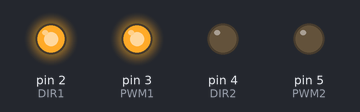
The sketch below on a simulated Arduino Uno, built with avr-gcc and run on an emulated ATmega328P. On the bench: output pins drawn as LEDs (lit = HIGH).

Above: at 0.1 s.
Timing chart, 0 to 1.6 s (numbered marks = the images above):
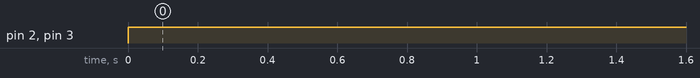

The sketch:

hi.ino
```cpp
#define DIR1 2
#define PWM1 3
#define DIR2 4
#define PWM2 5

void setup() {
  // put your setup code here, to run once:
  pinMode(DIR1, OUTPUT);
  pinMode(PWM1, OUTPUT);
  pinMode(DIR2, OUTPUT);
  pinMode(PWM2, OUTPUT);
}

void loop() {
  // put your main code here, to run repeatedly:
  Serial.println("working");
  digitalWrite(DIR1, HIGH);
  digitalWrite(PWM1, HIGH);
}
```

Measured:
- by itself, pin 2 (DIR1), pin 3 (PWM1): LOW → HIGH at 0.00 s
